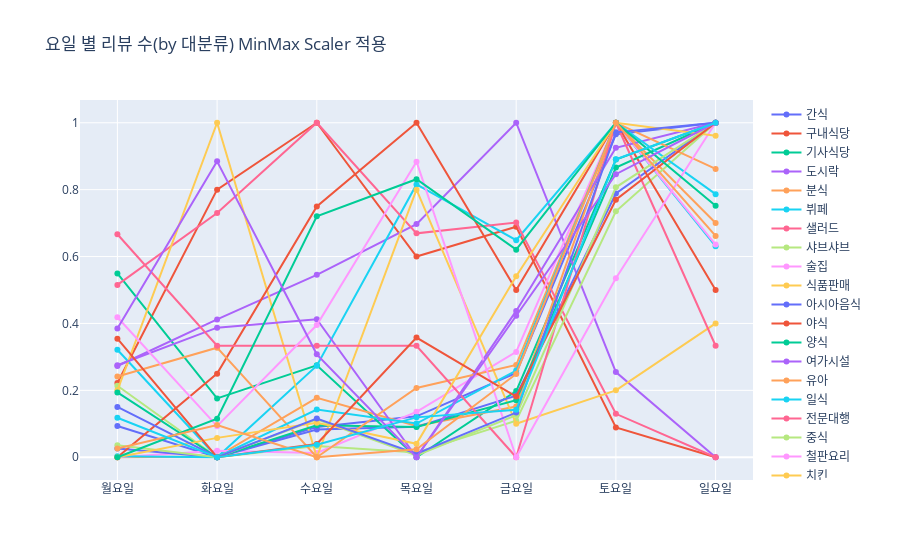

The code cell stored with this chart in its notebook:
### Code cell
from sklearn.preprocessing import MinMaxScaler

scaler = MinMaxScaler()
group_by_weekday_n_cat_scaled = pd.DataFrame(scaler.fit_transform(group_by_weekday_n_cat), columns=group_by_weekday_n_cat.columns, index=group_by_weekday_n_cat.index)

fig = go.Figure()

for col in group_by_weekday_n_cat_scaled.columns:
    fig.add_trace(go.Scatter(
        x=group_by_weekday_n_cat_scaled.index,
        y=group_by_weekday_n_cat_scaled[col],
        mode='lines+markers',
        name=col
    ))

fig.update_layout(title='요일 별 리뷰 수(by 대분류) MinMax Scaler 적용')
fig.show()

### Figure 1 — Plotly figure (JSON) as saved in the notebook; plotly's stock layout.template omitted (floating-point values rounded to 4 significant figures)
{"data": [{"mode": "lines+markers", "name": "간식", "type": "scatter", "x": ["월요일", "화요일", "수요일", "목요일", "금요일", "토요일", "일요일"], "y": [0.09357, 0.0, 0.09015, 0.1224, 0.2519, 0.9654, 1.0]}, {"mode": "lines+markers", "name": "구내식당", "type": "scatter", "x": ["월요일", "화요일", "수요일", "목요일", "금요일", "토요일", "일요일"], "y": [0.2222, 0.8, 1.0, 0.6, 0.6889, 0.08889, 0.0]}, {"mode": "lines+markers", "name": "기사식당", "type": "scatter", "x": ["월요일", "화요일", "수요일", "목요일", "금요일", "토요일", "일요일"], "y": [0.5495, 0.1758, 0.2747, 0.0, 0.1978, 0.8901, 1.0]}, {"mode": "lines+markers", "name": "도시락", "type": "scatter", "x": ["월요일", "화요일", "수요일", "목요일", "금요일", "토요일", "일요일"], "y": [0.2727, 0.4121, 0.5455, 0.697, 1.0, 0.2545, 0.0]}, {"mode": "lines+markers", "name": "분식", "type": "scatter", "x": ["월요일", "화요일", "수요일", "목요일", "금요일", "토요일", "일요일"], "y": [0.0, 0.002167, 0.1777, 0.09372, 0.1517, 1.0, 0.7004]}, {"mode": "lines+markers", "name": "뷔페", "type": "scatter", "x": ["월요일", "화요일", "수요일", "목요일", "금요일", "토요일", "일요일"], "y": [0.3214, 0.0, 0.2738, 0.8155, 0.6488, 1.0, 0.631]}, {"mode": "lines+markers", "name": "샐러드", "type": "scatter", "x": ["월요일", "화요일", "수요일", "목요일", "금요일", "토요일", "일요일"], "y": [0.5152, 0.7302, 1.0, 0.6694, 0.7018, 0.1298, 0.0]}, {"mode": "lines+markers", "name": "샤브샤브", "type": "scatter", "x": ["월요일", "화요일", "수요일", "목요일", "금요일", "토요일", "일요일"], "y": [0.2137, 0.0, 0.03368, 0.01394, 0.1092, 0.7352, 1.0]}, {"mode": "lines+markers", "name": "술집", "type": "scatter", "x": ["월요일", "화요일", "수요일", "목요일", "금요일", "토요일", "일요일"], "y": [0.0, 0.01908, 0.01272, 0.1357, 0.3149, 1.0, 0.6357]}, {"mode": "lines+markers", "name": "식품판매", "type": "scatter", "x": ["월요일", "화요일", "수요일", "목요일", "금요일", "토요일", "일요일"], "y": [0.2, 1.0, 0.0, 0.8, 0.1, 0.2, 0.4]}, {"mode": "lines+markers", "name": "아시아음식", "type": "scatter", "x": ["월요일", "화요일", "수요일", "목요일", "금요일", "토요일", "일요일"], "y": [0.02633, 0.0, 0.08281, 0.09095, 0.1843, 0.7884, 1.0]}, {"mode": "lines+markers", "name": "야식", "type": "scatter", "x": ["월요일", "화요일", "수요일", "목요일", "금요일", "토요일", "일요일"], "y": [0.0, 0.25, 0.75, 1.0, 0.5, 1.0, 0.5]}, {"mode": "lines+markers", "name": "양식", "type": "scatter", "x": ["월요일", "화요일", "수요일", "목요일", "금요일", "토요일", "일요일"], "y": [0.1939, 0.0, 0.09577, 0.09046, 0.1704, 0.866, 1.0]}, {"mode": "lines+markers", "name": "여가시설", "type": "scatter", "x": ["월요일", "화요일", "수요일", "목요일", "금요일", "토요일", "일요일"], "y": [0.275, 0.3875, 0.4125, 0.0, 0.4375, 0.925, 1.0]}, {"mode": "lines+markers", "name": "유아", "type": "scatter", "x": ["월요일", "화요일", "수요일", "목요일", "금요일", "토요일", "일요일"], "y": [0.2414, 0.3276, 0.0, 0.2069, 0.2759, 1.0, 0.8621]}, {"mode": "lines+markers", "name": "일식", "type": "scatter", "x": ["월요일", "화요일", "수요일", "목요일", "금요일", "토요일", "일요일"], "y": [0.002766, 0.0, 0.1425, 0.1008, 0.259, 1.0, 0.7866]}, {"mode": "lines+markers", "name": "전문대행", "type": "scatter", "x": ["월요일", "화요일", "수요일", "목요일", "금요일", "토요일", "일요일"], "y": [0.6667, 0.3333, 0.3333, 0.3333, 0.0, 1.0, 0.3333]}, {"mode": "lines+markers", "name": "중식", "type": "scatter", "x": ["월요일", "화요일", "수요일", "목요일", "금요일", "토요일", "일요일"], "y": [0.03599, 0.0, 0.1134, 0.005399, 0.126, 0.807, 1.0]}, {"mode": "lines+markers", "name": "철판요리", "type": "scatter", "x": ["월요일", "화요일", "수요일", "목요일", "금요일", "토요일", "일요일"], "y": [0.4186, 0.09302, 0.3953, 0.8837, 0.0, 0.5349, 1.0]}, {"mode": "lines+markers", "name": "치킨", "type": "scatter", "x": ["월요일", "화요일", "수요일", "목요일", "금요일", "토요일", "일요일"], "y": [0.0, 0.05791, 0.1034, 0.04023, 0.5411, 1.0, 0.9611]}, {"mode": "lines+markers", "name": "카페", "type": "scatter", "x": ["월요일", "화요일", "수요일", "목요일", "금요일", "토요일", "일요일"], "y": [0.1503, 0.0, 0.1157, 0.01057, 0.1335, 0.9713, 1.0]}, {"mode": "lines+markers", "name": "패밀리레스토랑", "type": "scatter", "x": ["월요일", "화요일", "수요일", "목요일", "금요일", "토요일", "일요일"], "y": [0.3543, 0.0, 0.03957, 0.3579, 0.1817, 0.7698, 1.0]}, {"mode": "lines+markers", "name": "패스트푸드", "type": "scatter", "x": ["월요일", "화요일", "수요일", "목요일", "금요일", "토요일", "일요일"], "y": [0.0, 0.1153, 0.7201, 0.8312, 0.6205, 1.0, 0.7516]}, {"mode": "lines+markers", "name": "푸드코트", "type": "scatter", "x": ["월요일", "화요일", "수요일", "목요일", "금요일", "토요일", "일요일"], "y": [0.3846, 0.8846, 0.3077, 0.0, 0.4231, 0.8462, 1.0]}, {"mode": "lines+markers", "name": "퓨전요리", "type": "scatter", "x": ["월요일", "화요일", "수요일", "목요일", "금요일", "토요일", "일요일"], "y": [0.0262, 0.09607, 0.0, 0.02402, 0.2489, 1.0, 0.6616]}, {"mode": "lines+markers", "name": "한식", "type": "scatter", "x": ["월요일", "화요일", "수요일", "목요일", "금요일", "토요일", "일요일"], "y": [0.1182, 0.0, 0.03766, 0.1192, 0.1418, 0.8906, 1.0]}], "layout": {"title": {"text": "요일 별 리뷰 수(by 대분류) MinMax Scaler 적용"}}}
